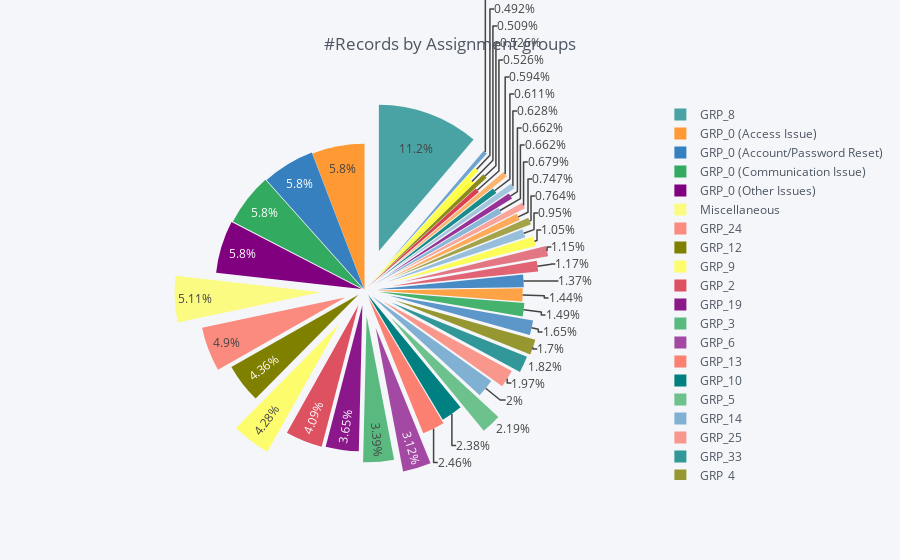

The notebook cell saved with this chart:
### Code cell
# Visualize the assignment groups distribution
print('\033[1m#Unique groups remaining:\033[0m', ticket['Assignment group'].nunique())
pd.DataFrame(ticket.groupby('Assignment group').size(),columns = ['Count']).reset_index().iplot(
    kind='pie', 
    labels='Assignment group', 
    values='Count', 
    title='#Records by Assignment groups',
    pull=np.linspace(0,0.3,ticket['Assignment group'].nunique()))

### Figure 1 — Plotly figure (JSON) as saved in the notebook; plotly's stock layout.template omitted (floating-point values rounded to 4 significant figures)
{"data": [{"labels": ["GRP_0 (Access Issue)", "GRP_0 (Account/Password Reset)", "GRP_0 (Communication Issue)", "GRP_0 (Other Issues)", "GRP_1", "GRP_10", "GRP_11", "GRP_12", "GRP_13", "GRP_14", "GRP_15", "GRP_16", "GRP_17", "GRP_18", "GRP_19", "GRP_2", "GRP_20", "GRP_21", "GRP_22", "GRP_24", "GRP_25", "GRP_26", "GRP_28", "GRP_29", "GRP_3", "GRP_30", "GRP_31", "GRP_33", "GRP_34", "GRP_4", "GRP_40", "GRP_41", "GRP_42", "GRP_45", "GRP_47", "GRP_5", "GRP_6", "GRP_7", "GRP_8", "GRP_9", "Miscellaneous"], "marker": {"colors": ["rgba(255, 153, 51, 1.0)", "rgba(55, 128, 191, 1.0)", "rgba(50, 171, 96, 1.0)", "rgba(128, 0, 128, 1.0)", "rgba(219, 64, 82, 1.0)", "rgba(0, 128, 128, 1.0)", "rgba(255, 255, 51, 1.0)", "rgba(128, 128, 0, 1.0)", "rgba(251, 128, 114, 1.0)", "rgba(128, 177, 211, 1.0)", "rgba(128, 177, 211, 0.8999999999999999)", "rgba(255, 153, 51, 0.8999999999999999)", "rgba(55, 128, 191, 0.8999999999999999)", "rgba(50, 171, 96, 0.8999999999999999)", "rgba(128, 0, 128, 0.8999999999999999)", "rgba(219, 64, 82, 0.8999999999999999)", "rgba(0, 128, 128, 0.8999999999999999)", "rgba(255, 255, 51, 0.8999999999999999)", "rgba(128, 128, 0, 0.8999999999999999)", "rgba(251, 128, 114, 0.8999999999999999)", "rgba(251, 128, 114, 0.7999999999999998)", "rgba(128, 177, 211, 0.7999999999999998)", "rgba(255, 153, 51, 0.7999999999999998)", "rgba(55, 128, 191, 0.7999999999999998)", "rgba(50, 171, 96, 0.7999999999999998)", "rgba(128, 0, 128, 0.7999999999999998)", "rgba(219, 64, 82, 0.7999999999999998)", "rgba(0, 128, 128, 0.7999999999999998)", "rgba(255, 255, 51, 0.7999999999999998)", "rgba(128, 128, 0, 0.7999999999999998)", "rgba(128, 128, 0, 0.7)", "rgba(251, 128, 114, 0.7)", "rgba(128, 177, 211, 0.7)", "rgba(255, 153, 51, 0.7)", "rgba(55, 128, 191, 0.7)", "rgba(50, 171, 96, 0.7)", "rgba(128, 0, 128, 0.7)", "rgba(219, 64, 82, 0.7)", "rgba(0, 128, 128, 0.7)", "rgba(255, 255, 51, 0.7)", "rgba(255, 255, 51, 0.5999999999999999)"]}, "name": "", "pull": [0, 0.0075, 0.015, 0.0225, 0.03, 0.0375, 0.045, 0.0525, 0.06, 0.0675, 0.075, 0.0825, 0.09, 0.0975, 0.105, 0.1125, 0.12, 0.1275, 0.135, 0.1425, 0.15, 0.1575, 0.165, 0.1725, 0.18, 0.1875, 0.195, 0.2025, 0.21, 0.2175, 0.225, 0.2325, 0.24, 0.2475, 0.255, 0.2625, 0.27, 0.2775, 0.285, 0.2925, 0.3], "type": "pie", "values": [342, 342, 342, 342, 31, 140, 30, 257, 145, 118, 39, 85, 81, 88, 215, 241, 36, 29, 31, 289, 116, 56, 44, 97, 200, 39, 69, 107, 62, 100, 45, 40, 37, 35, 27, 129, 184, 68, 661, 252, 301]}], "layout": {"legend": {"bgcolor": "#F5F6F9", "font": {"color": "#4D5663"}}, "paper_bgcolor": "#F5F6F9", "plot_bgcolor": "#F5F6F9", "title": "#Records by Assignment groups", "titlefont": {"color": "#4D5663"}}}
